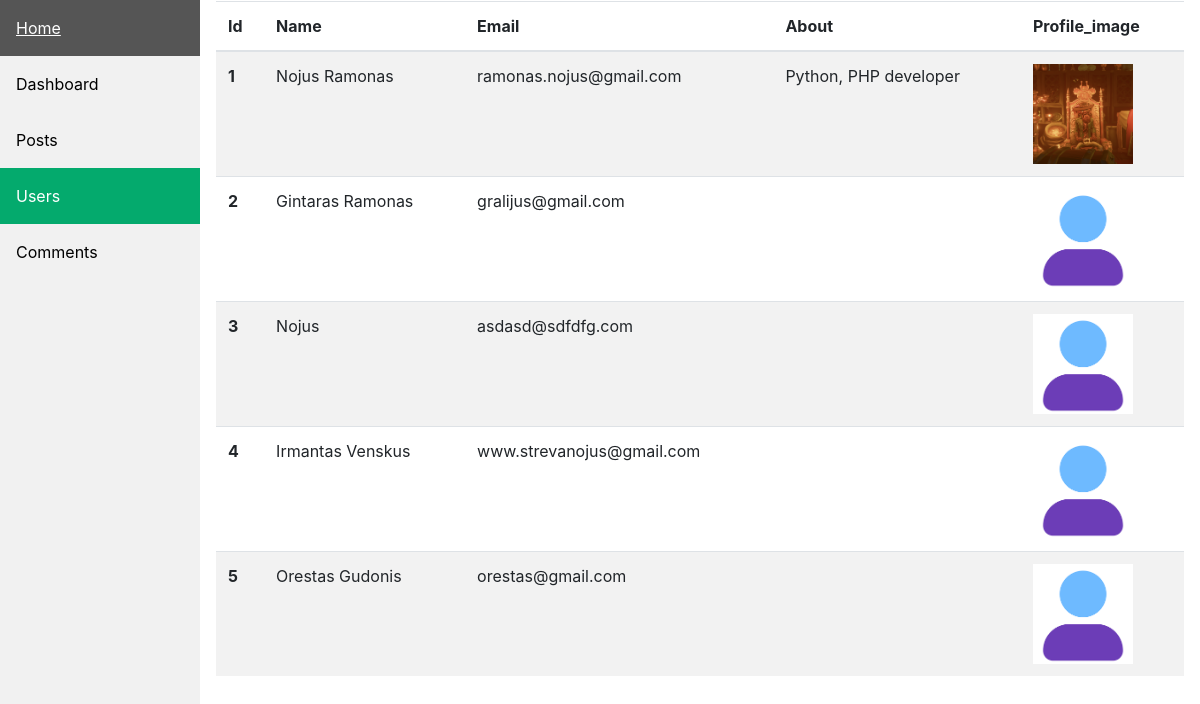
Page /admin/users (signed in) on the committed database.
### main.py (models this page shows, shortened)
class User(UserMixin, db.Model):
    __tablename__ = "users"
    id = db.Column(db.Integer, primary_key=True)
    email = db.Column(db.String(100), unique=True)
    password = db.Column(db.String(100))
    name = db.Column(db.String(1000))
    posts = db.relationship("BlogPost", back_populates="author")
    comments = db.relationship("Comments", back_populates="comment_author")
    movies = db.relationship("Movies", back_populates="movie_user")
    friends = db.relationship("Friends", back_populates="requested_user")
    about = db.Column(db.Text, nullable=True)
    profile_image = db.Column(db.String(100))
    requests = db.relationship("FriendRequests", back_populates="user_request")
    liked_posts = db.relationship("PostLikes", back_populates="user")

### main.py (the view)
@app.route('/admin/users')
@is_admin
@login_required
def admin_users():
    all_users = User.query.all()
    return render_template('admin/users.html', users=all_users)

### main.py (called while the page is built)
@login_manager.user_loader
def load_user(user_id):
    return User.query.get(int(user_id))

def is_admin(func):
    @wraps(func)
    def decorator(*args, **kwargs):
        if current_user.is_authenticated and current_user.id == 1:
            return func(*args, **kwargs)
        else:
            return redirect(url_for('get_all_posts'))
    return decorator

### templates/admin/users.html (shortened to what this page needs)
<!DOCTYPE html>
<html>
<head>
<link rel="stylesheet" href="{{ url_for('static', filename='css/admin-style.css') }}">
    <link href="{{ url_for('static', filename='vendor/bootstrap/css/bootstrap.min.css') }}" rel="stylesheet">
</head>
<body>
<div class="sidebar">
  <a href="{{ url_for('get_all_posts') }}">Home</a>
  <a href="{{ url_for('admin_dashboard') }}">Dashboard</a>
  <a href="{{ url_for('admin_posts') }}">Posts</a>
  <a class="active" href="{{ url_for('admin_users') }}">Users</a>
  <a href="{{ url_for('admin_comments') }}">Comments</a>
</div>
<div class="content">
<table class="table table-striped">
  <thead>
    <tr>
      <th scope="col">Id</th>
      <th scope="col">Name</th>
      <th scope="col">Email</th>
      <th scope="col">About</th>
      <th scope="col">Profile_image</th>
    </tr>
  </thead>
  <tbody>
  {% for user in users %}
    <tr>
      <th scope="row">{{ user.id }}</th>
      <td>{{ user.name }}</td>
      <td>{{ user.email }}</td>
      <td>{{ user.about }}</td>
      <td><img class="image" src="{{  url_for('static', filename='img/'+user.profile_image) }}" style="width: 100px;"></td>
    </tr>
  {% endfor %}
  </tbody>
</table>
</div>
</body>
</html>

### static/css/admin-style.css (style rules this page uses)
body { margin: 0; font-family: "Lato", sans-serif; }
.sidebar { margin: 0; padding: 0; width: 200px; background-color: #f1f1f1; position: fixed; height: 100%; overflow: auto; }
.sidebar a { display: block; color: black; padding: 16px; text-decoration: none; }
.sidebar a.active { background-color: #04AA6D; color: white; }
div.content { margin-left: 200px; padding: 1px 16px; height: 1000px; }

### templates/admin/users.html (style rules this page uses)
.image { width: 100px; height: 100px; object-fit: cover; }

### rows in the picture
User: id "1", name "Nojus Ramonas", email "ramonas.nojus@gmail.com", about "Python, PHP developer", profile_image (picture)
User: id "2", name "Gintaras Ramonas", email "gralijus@gmail.com", profile_image (picture)
User: id "3", name "Nojus", email "asdasd@sdfdfg.com", profile_image (picture)
User: id "4", name "Irmantas Venskus", email "www.strevanojus@gmail.com", profile_image (picture)
User: id "5", name "Orestas Gudonis", email "orestas@gmail.com", profile_image (picture)
